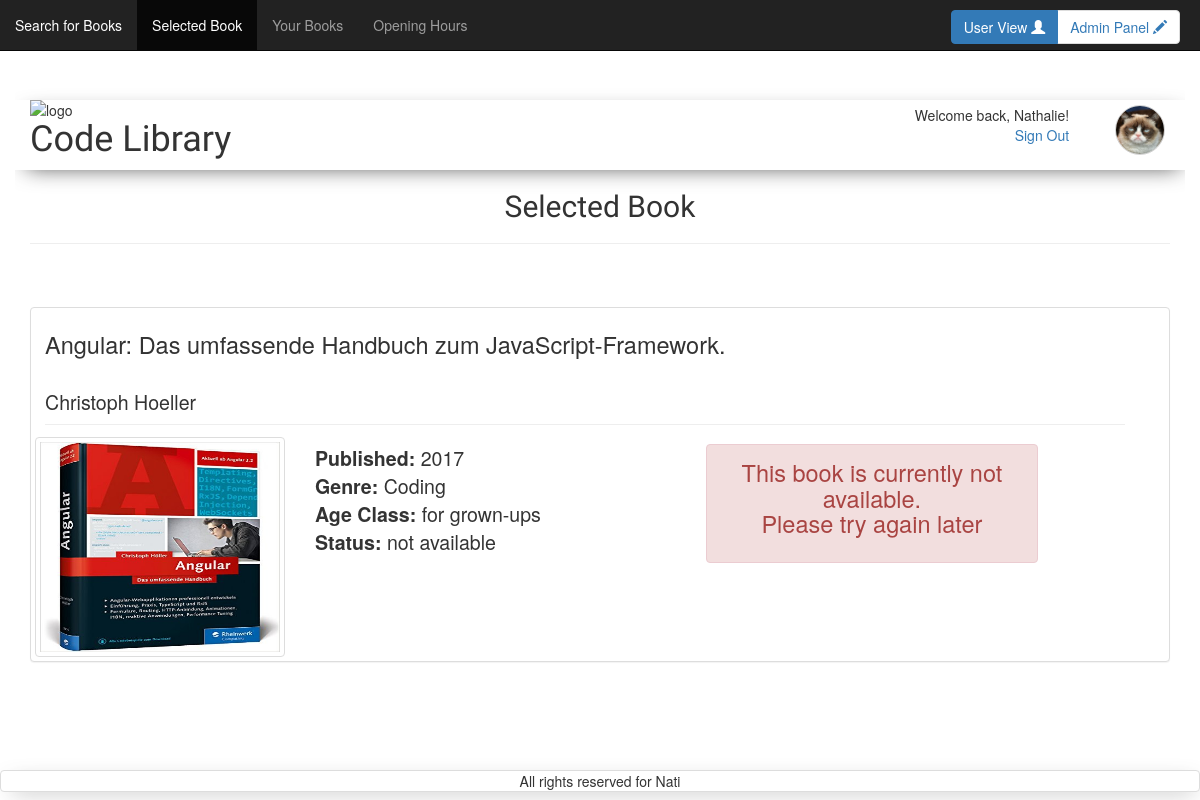
/selected_book.php?book_id=16 (signed in), run on the app's committed database.
### tables this page shows
CREATE TABLE `users` (
  `id` int(11) NOT NULL,
  `first_name` varchar(100) NOT NULL,
  `family_name` varchar(100) NOT NULL,
  `email` varchar(100) NOT NULL,
  `password` varchar(100) NOT NULL,
  `username` varchar(100) NOT NULL,
  `FK_avatars` int(11) NOT NULL,
  `member_since` timestamp NOT NULL DEFAULT CURRENT_TIMESTAMP ON UPDATE CURRENT_TIMESTAMP
);

CREATE TABLE `avatars` (
  `id` int(11) NOT NULL,
  `avatar` varchar(100) NOT NULL
);

CREATE TABLE `books` (
  `id` int(11) NOT NULL,
  `title` varchar(100) NOT NULL,
  `FK_authors` int(11) NOT NULL,
  `FK_genres` int(11) NOT NULL,
  `publishing_year` year(4) NOT NULL,
  `available` tinyint(1) NOT NULL DEFAULT '1',
  `FK_libraries` int(11) NOT NULL DEFAULT '1',
  `image` varchar(100) NOT NULL,
  `FK_age_recommendations` int(11) NOT NULL
);

CREATE TABLE `authors` (
  `id` int(11) NOT NULL,
  `first_name` varchar(30) NOT NULL,
  `family_name` varchar(30) NOT NULL
);

CREATE TABLE `genres` (
  `id` int(11) NOT NULL,
  `genre` varchar(30) NOT NULL
);

CREATE TABLE `age_recommendations` (
  `id` int(11) NOT NULL,
  `age` varchar(50) NOT NULL
);

### includes/start_session_user.php (called while the page is built, shortened)
<?php
 $res=mysql_query("SELECT first_name, family_name, username, users.id AS user_id, avatar, avatars.id AS avatar_id FROM users JOIN avatars ON users.FK_avatars=avatars.id WHERE users.id=".$_SESSION['user']);
 $userRow=mysql_fetch_array($res);
 $user_avatar = $userRow['avatar'];
?>

### selected_book.php (the view, shortened to what this page needs)
<?php
require_once('includes/start_session_user.php');
?>
<!DOCTYPE html>
<html>
<head>
	<?php
require_once('includes/head_tag.php');
	?>
</head>
<body>
<div id="wrap">
  <div id="main" class="container clear-top">
	<div class="navbar navbar-inverse navbar-fixed-top">
	    <div class="collapse navbar-collapse">
	      <ul class="nav navbar-nav">
	        <li class=""><a href="home_user.php">Search for Books</a></li>
	        <li class="active"><a href="selected_book.php">Selected Book</a></li>
			<li class=""><a href="your_books.php">Your Books</a></li>
			<li class=""><a href="opening_hours.php">Opening Hours</a></li>
	      </ul>
	    </div>
			        	<?php
require_once('includes/switch_user_view.php');
		?>
	  </div>
		<?php
require_once('includes/header.php');
		?>
	<section class="row">
	<?php
		$selected_book_id = $_GET['book_id'];
		if (!empty($selected_book_id)) {
			echo 	'<div class="col-xs-12">
						<h2 class="brandfont text-center">Selected Book</h2>
						<hr>
					</div>
					<div class="col-xs-12 '.$errTyp.' text-center">
						<h3>'.$errMSG.'</h3>
					</div>';
			$res_selected_book=mysql_query("SELECT
							title, first_name, family_name, image, publishing_year, genre, age, available, books.id as books_id, authors.id as authors_id
							FROM books
							JOIN authors ON books.FK_authors=authors.id
							JOIN genres ON books.FK_genres=genres.id
							JOIN age_recommendations ON books.FK_age_recommendations=age_recommendations.id
							JOIN libraries ON books.FK_libraries=libraries.id
							WHERE books.id = $selected_book_id
							ORDER BY title ASC");
			$selected_bookRow=mysql_fetch_array($res_selected_book);
			$title = $selected_bookRow['title'];
			$author_first_name = $selected_bookRow['first_name'];
			$author_family_name = $selected_bookRow['family_name'];
			$image = $selected_bookRow['image'];
			$published = $selected_bookRow['publishing_year'];
			$genre = $selected_bookRow['genre'];
			$age = $selected_bookRow['age'];
			$availability = $selected_bookRow['available'];
			if ($availability == 1){
				$available = "available";
			} else {
				$available = "not available";
			}
			echo 	'<div class="col-xs-12 margin-top">
		  			<form method="post" class="selected_book wrapper book_form panel panel-default card ">
						<div class="row max-width">
							<div class=" col-xs-12">
								<div class="selected_book_header">
								    <h4 class="card-title">'.$title.'</h4>
						      	</div>
						      	<div class="book_header_author"
							      	<p class="card-text">'.$author_first_name.' '.$author_family_name.'</p>
							      	<hr>
						      	</div>
					      	</div>
							<figure class="col-xs-6 col-md-4 book_image">
							    <img src="'.$image.'"  alt="'.$title.'" class="img-responsive img-thumbnail">
							  </figure>
							  <div class="col-xs-6 col-md-4">
							    <div class="card-block">
							      <div class="content">
								      <ul class="list-unstyled margin-top">
									      <li><b>Published:</b> '.$published.'</li>
									      <li><b>Genre:</b> '.$genre.'</li>
									      <li><b>Age Class:</b> '.$age.'</li>
									      <li><b>Status:</b> '.$available.'</li>
								      </ul>
							      </div>
							    </div>
							  </div>';
		  	if ($availability == 1){
			  	echo '<div class="col-xs-12 col-md-4">
	  							<div class="alert center-block alert-info text-center margin-top margin-left">
								  <h4>Would you like to make a reservation for this book?</h4>
								  <input type="submit" class="btn btn-primary" value="Make reserveration now" id="btn-reservation" name="btn-reservation">
							  	</div>
							  </div>
							</div
						</div>
					</form>
				</div>';
	  		} else {
	  			echo '<div class="col-xs-12 col-md-4">
	  							<div class="alert center-block alert-danger text-center margin-top margin-left">
								  <h4> This book is currently not available. <br> Please try again later</h4>
							  	</div>
							  </div>
							</div
						</div>
					</form>
				</div>';
	  		}
		}
	?>
	</section>
  </div>
</div>
	<?php
require_once('includes/footer.php');
	?>
</body>
</html>

### includes/header.php
<header class="row shadow header_margin">
		<div class="col-xs-12 col-sm-6">
			<span><img id="logo" src="pictures/logo.png" alt="logo"></span>
			<span><h1 class="brandfont">Code Library</h1></span>
		</div>
		<div class="col-xs-12 col-sm-6">
			<div class="padding">
				<div class="row header_right text-right">
					<?php
						echo'<div class="col-xs-10">
								Welcome back, '. $userRow["first_name"].'!<br>
			       				<a href="logout.php?logout">Sign Out</a>
			       			</div>
			       			<div class="col-xs-2 pull-right">
			       			<img class="img-circle show_avatar border" src="'.$user_avatar.'" alt="avatar">
			       			</div>';
			       	?>
		    	</div>
	    	</div>
		</div>
</header>

### css/style.css (style rules this page uses)
#logo { width: 100px; float: left; }
header h1 { position: relative; }
.margin-top { margin-top: 2%; }
.show_avatar { height: 50px; width: 50px; border: 0.5px solid lightgrey; }
.nav { margin-bottom: 0; }
.brandfont { font-family: 'Lobster Two', cursive; }
.shadow { -webkit-box-shadow: 3px 6px 22px -9px rgba(0, 0, 0, 0.75); -moz-box-shadow: 3px 6px 22px -9px rgba(0, 0, 0, 0.75); box-shadow: 3px 6px 22px -9px rgba(0, 0, 0, 0.75); }
.padding { padding: 5px; }

### includes/head_tag.php (style rules this page uses)
html, body { height: 100%; }
#wrap { min-height: 100%; }
#main { overflow:auto; padding-bottom:50px; }
.margin-left { margin-left:4%; }
@media (min-width:500px) { .book_image { height: 120px; width: 33%; display: flex; align-items: right; } }
@media (min-width:600px) { .book_image { height: 150px; width: 33%; display: flex; align-items: right; } }
@media (min-width:700px) { .book_image { height: 200px; width: 33%; display: flex; align-items: right; } }
@media (min-width:768px) { .book_image { height: 190px; width: 33%; display: flex; align-items: right; } }
@media (min-width:992px) { .book_image { height: 110px; width: 33%; display: flex; align-items: center; } }
@media (min-width:1200px) { .book_image { height: 150px; width: 33%; display: flex; align-items: right; } }
.header_margin { margin-top: 100px; }
.book_image img { height: 100%; width: 100%; }
.book_form { display: flex; align-items: center; margin-left: auto; margin-right: auto; }
.book_form hr { margin-top: -2px; margin-bottom: 2px; }
.selected_book_header { width: 100%; padding: 10px; }
.book_header_author { width: 100%; padding: 10px; }
.max-width { width: 100%; }
.wrapper { padding:4px; }
.selected_book { font-size: 1.4em; }
.selected_book h4 { font-size: 1.2em; }
.selected_book .book_image { height: 220px; width: 280px; }

### data on the page
users: first_name "Nathalie", FK_avatars.avatar (picture)
books: title "Angular: Das umfassende Handbuch zum JavaScript-Framework.", FK_authors.first_name "Christoph", FK_authors.family_name "Hoeller", image (picture), publishing_year "2017", FK_genres.genre "Coding", FK_age_recommendations.age "for grown-ups", available "not available"
